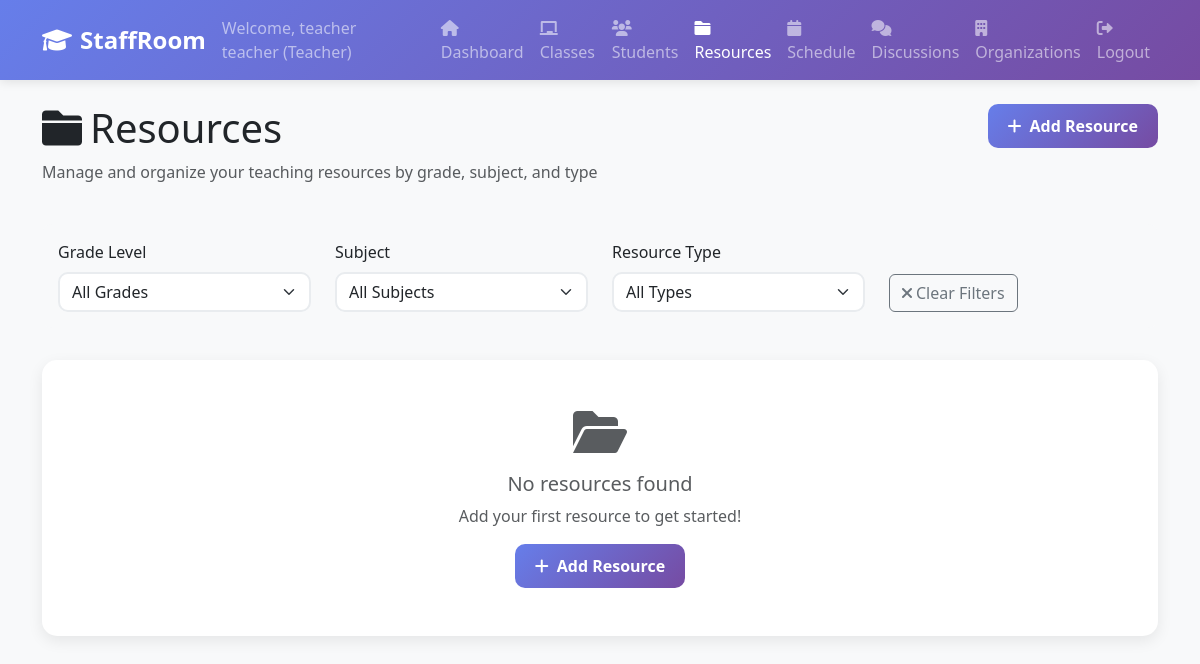
/resources (signed in), run on the app's committed database.
### tables this page shows
CREATE TABLE "organization_memberships" (
    id INTEGER PRIMARY KEY AUTOINCREMENT,
    organization_id INTEGER NOT NULL,
    user_id INTEGER NOT NULL,
    role TEXT DEFAULT 'teacher' CHECK (role IN ('owner', 'admin', 'teacher', 'student')),
    joined_at TIMESTAMP DEFAULT CURRENT_TIMESTAMP,
    FOREIGN KEY (organization_id) REFERENCES organizations (id),
    FOREIGN KEY (user_id) REFERENCES users (id),
    UNIQUE(organization_id, user_id)
);

### web_app.py (the view)
    def decorated_function(*args, **kwargs):
        if 'user_id' not in session:
            return redirect(url_for('login'))
        user_organizations = db.get_user_organizations(session['user_id'])
        if not user_organizations:
            flash('You must join an organization to access this feature.', 'warning')
            return redirect(url_for('organizations'))
        return f(*args, **kwargs)

### web_app.py (called while the page is built)
def require_organization_access(f):
    def decorated_function(*args, **kwargs):
        if 'user_id' not in session:
            return redirect(url_for('login'))
        user_organizations = db.get_user_organizations(session['user_id'])
        if not user_organizations:
            flash('You must join an organization to access this feature.', 'warning')
            return redirect(url_for('organizations'))
        return f(*args, **kwargs)
    decorated_function.__name__ = f.__name__
    return decorated_function

    def get_connection(self):
        if self.db_path.startswith('postgresql://'):
            import psycopg2
            from psycopg2.extras import RealDictCursor
            conn = psycopg2.connect(self.db_path, cursor_factory=RealDictCursor)
        else:
            db_file = self.db_path.replace('sqlite:///', '')
            conn = sqlite3.connect(db_file)
            conn.row_factory = sqlite3.Row
        return conn

    def get_all_subjects(self):
        conn = self.get_connection()
        cursor = conn.execute("SELECT * FROM subjects ORDER BY name")
        subjects = [dict(row) for row in cursor.fetchall()]
        conn.close()
        return subjects

    def get_teacher_classes(self, teacher_id):
        conn = self.get_connection()
        cursor = conn.execute("""
            SELECT c.*, s.name as subject_name, s.description as subject_description
            FROM classes c
            JOIN subjects s ON c.subject_id = s.id
            WHERE c.teacher_id = ?
            ORDER BY c.grade_level, s.name
        """, (teacher_id,))
        classes = [dict(row) for row in cursor.fetchall()]
        conn.close()
        return classes

    def get_user_organizations(self, user_id):
        conn = self.get_connection()
        cursor = conn.execute("""
            SELECT o.*, om.role, om.joined_at
            FROM organizations o
            JOIN organization_memberships om ON o.id = om.organization_id
            WHERE om.user_id = ?
            ORDER BY om.joined_at DESC
            LIMIT 1
        """, (user_id,))
        result = cursor.fetchone()
        conn.close()
        return [dict(result)] if result else []

### templates/resources.html (shortened to what this page needs)
{% extends "common/base.html" %}
{% block content %}
        <div class="row mb-4">
            <div class="col-md-8">
                <h1><i class="fas fa-folder me-2"></i>Resources</h1>
                <p class="text-muted">Manage and organize your teaching resources by grade, subject, and type</p>
            </div>
            <div class="col-md-4 text-end">
                <button class="btn btn-primary" data-bs-toggle="modal" data-bs-target="#addResourceModal">
                    <i class="fas fa-plus me-2"></i>Add Resource
                </button>
            </div>
        </div>
        <div class="filter-section">
            <div class="row">
                <div class="col-md-3">
                    <label for="gradeFilter" class="form-label">Grade Level</label>
                    <select class="form-select" id="gradeFilter" onchange="applyFilters()">
                        <option value="">All Grades</option>
                    </select>
                </div>
                <div class="col-md-3">
                    <label for="subjectFilter" class="form-label">Subject</label>
                    <select class="form-select" id="subjectFilter" onchange="applyFilters()">
                        <option value="">All Subjects</option>
                    </select>
                </div>
                <div class="col-md-3">
                    <label for="typeFilter" class="form-label">Resource Type</label>
                    <select class="form-select" id="typeFilter" onchange="applyFilters()">
                        <option value="">All Types</option>
                    </select>
                </div>
                <div class="col-md-3 d-flex align-items-end">
                    <button class="btn btn-outline-secondary" onclick="clearFilters()">
                        <i class="fas fa-times me-1"></i>Clear Filters
                    </button>
                </div>
            </div>
        </div>
        <div class="row">
            {% if resources %}
                {% for resource in resources %}
                <div class="col-md-6 col-lg-4 mb-4">
                    <div class="card resource-card h-100">
                        <div class="card-body">
                            <div class="d-flex align-items-start mb-3">
                                <div class="resource-icon resource-type-{{ resource.resource_type }} me-3">
                                    {% if resource.resource_type == 'note' %}
                                        <i class="fas fa-sticky-note"></i>
                                    {% elif resource.resource_type == 'video' %}
                                        <i class="fas fa-video"></i>
                                    {% elif resource.resource_type == 'pdf' %}
                                        <i class="fas fa-file-pdf"></i>
                                    {% elif resource.resource_type == 'photo' %}
                                        <i class="fas fa-image"></i>
                                    {% elif resource.resource_type == 'document' %}
                                        <i class="fas fa-file-alt"></i>
                                    {% elif resource.resource_type == 'link' %}
                                        <i class="fas fa-link"></i>
                                    {% else %}
                                        <i class="fas fa-file"></i>
                                    {% endif %}
                                </div>
                                <div class="flex-grow-1">
                                    <h6 class="card-title mb-1">{{ resource.title }}</h6>
                                    <p class="card-text small text-muted mb-2">{{ resource.description[:100] }}{% if resource.description|length > 100 %}...{% endif %}</p>
                                    <div class="d-flex justify-content-between align-items-center">
                                        <div>
                                            {% if resource.grade_level %}
                                            <span class="badge bg-primary me-1">Grade {{ resource.grade_level }}</span>
                                            {% endif %}
                                            {% if resource.subject_name %}
                                            <span class="badge bg-info me-1">{{ resource.subject_name }}</span>
                                            {% endif %}
                                        </div>
                                        <small class="text-muted">{{ resource.created_at[:10] }}</small>
                                    </div>
                                </div>
                            </div>
                            <div class="d-grid gap-2">
                                {% if resource.external_url %}
                                <a href="{{ resource.external_url }}" target="_blank" class="btn btn-outline-primary btn-sm">
                                    <i class="fas fa-external-link-alt me-1"></i>Open Link
                                </a>
                                {% elif resource.file_name %}
                                <a href="/download/{{ resource.file_name }}" target="_blank" class="btn btn-outline-primary btn-sm">
                                    <i class="fas fa-download me-1"></i>Download
                                </a>
                                {% endif %}
                                <button class="btn btn-outline-danger btn-sm" onclick="deleteResource({{ resource.id }})">
                                    <i class="fas fa-trash me-1"></i>Delete
                                </button>
                            </div>
                        </div>
                    </div>
                </div>
                {% endfor %}
            {% else %}
                <div class="col-12">
                    <div class="card">
                        <div class="card-body text-center py-5">
                            <i class="fas fa-folder-open fa-3x text-muted mb-3"></i>
                            <h5 class="text-muted">No resources found</h5>
                            <p class="text-muted">Add your first resource to get started!</p>
                            <button class="btn btn-primary" data-bs-toggle="modal" data-bs-target="#addResourceModal">
                                <i class="fas fa-plus me-2"></i>Add Resource
                            </button>
                        </div>
                    </div>
                </div>
            {% endif %}
        </div>
{% endblock %}

### templates/common/header.html (shortened to what this page needs)
<nav class="navbar navbar-expand-lg navbar-dark">
    <div class="container">
        <a class="navbar-brand" href="{{ url_for('dashboard') }}">
            <i class="fas fa-graduation-cap me-2"></i>StaffRoom
        </a>
        <div class="navbar-nav ms-auto">
            <span class="navbar-text me-3">
                Welcome, {{ session.first_name }} {{ session.last_name }} ({{ session.user_type.title() }})
            </span>
            <a class="nav-link {% if request.endpoint == 'dashboard' %}active{% endif %}" href="{{ url_for('dashboard') }}">
                <i class="fas fa-home me-1"></i>Dashboard
            </a>
            <a class="nav-link {% if request.endpoint == 'classes' %}active{% endif %}" href="{{ url_for('classes') }}">
                <i class="fas fa-chalkboard me-1"></i>Classes
            </a>
            <a class="nav-link {% if request.endpoint == 'students' %}active{% endif %}" href="{{ url_for('students') }}">
                <i class="fas fa-users me-1"></i>Students
            </a>
            <a class="nav-link {% if request.endpoint == 'resources' %}active{% endif %}" href="{{ url_for('resources') }}">
                <i class="fas fa-folder me-1"></i>Resources
            </a>
            <a class="nav-link {% if request.endpoint == 'schedule' %}active{% endif %}" href="{{ url_for('schedule') }}">
                <i class="fas fa-calendar me-1"></i>Schedule
            </a>
            <a class="nav-link {% if request.endpoint == 'discussions' or request.endpoint == 'global_discussions' %}active{% endif %}" href="{{ url_for('discussions') }}">
                <i class="fas fa-comments me-1"></i>Discussions
            </a>
            <a class="nav-link {% if request.endpoint == 'organizations' %}active{% endif %}" href="{{ url_for('organizations') }}">
                <i class="fas fa-building me-1"></i>Organizations
            </a>
            <a class="nav-link" href="{{ url_for('logout') }}">
                <i class="fas fa-sign-out-alt me-1"></i>Logout
            </a>
        </div>
    </div>
</nav>

### data on the page
organization_memberships: first_name "teacher", last_name "teacher", user_type "Teacher"
